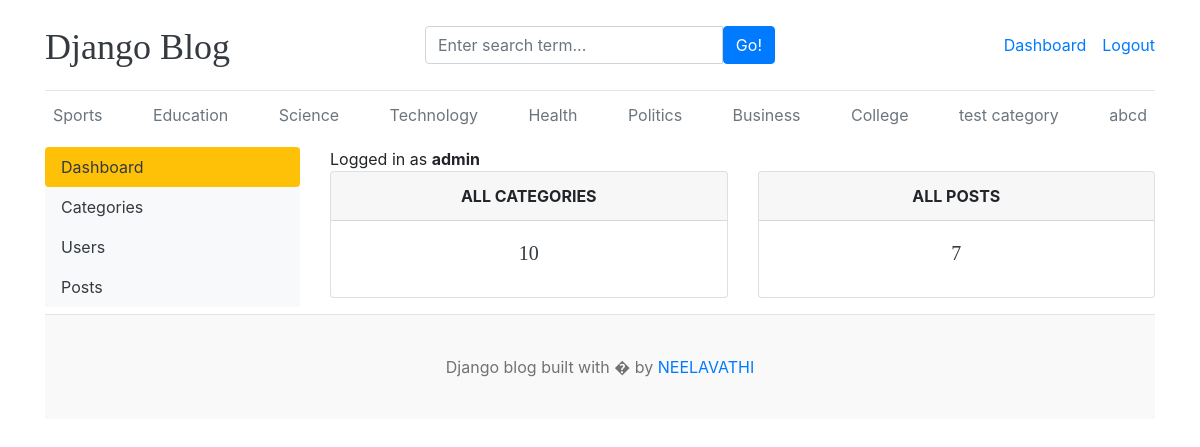
The page /dashboard/ (signed in) on the database its author committed.
### blog/models.py (models this page shows, shortened)
class Category(models.Model):
    category_name=models.CharField(max_length=50,unique=True)
    created_at=models.DateTimeField(auto_now_add=True)
    updated_at=models.DateTimeField(auto_now=True)
    class Meta:
      verbose_name_plural='categories'

### dashboards/views.py (the view)
# urls.py: path('',views.dashboard,name='dashboard'),
@login_required(login_url='login')
def dashboard(request):
    category_count=Category.objects.all().count()
    blogs_count=Blog.objects.all().count()
    context={
        'category_count':category_count,
        'blogs_count':blogs_count,
    }
    return render(request,'dashboard/dashboard.html',context)

### blog/context_processors.py (called while the page is built)
def get_categories(request):
    categories=Category.objects.all()
    return dict(categories=categories)

def get_social_links(request):
    social_links=SocialLink.objects.all()
    return dict(social_links=social_links)

### templates/dashboard/dashboard.html
{% extends 'base.html' %}
{% block content %}
  <div class="row">
    {% include 'dashboard/sidebar.html' %}
    <div class="col-md-9">
      <span>Logged in as <b>{{user}}</b></span>
      <div class="row">
        <div class="col">
          <div class="card border-default mb-3">
            <div class="card-header text-center text-uppercase font-weight-bold">All Categories</div>
            <div class="card-body text-dark">
              <h5 class="card-title text-center">{{category_count}}</h5>
            </div>
          </div>
        </div>
        <div class="col">
          <div class="card border-default mb-3">
            <div class="card-header text-center text-uppercase font-weight-bold">All Posts</div>
            <div class="card-body text-dark">
              <h5 class="card-title text-center">{{blogs_count}}</h5>
            </div>
          </div>
        </div>
      </div>
    </div>
  </div>
{% endblock %}

### templates/base.html (shortened to what this page needs)
{% load static %}
<!DOCTYPE html>
<html lang="en">
<head>
    <link href="https://getbootstrap.com/docs/4.0/dist/css/bootstrap.min.css" rel="stylesheet">
    <link href="{% static 'css/blog.css' %}" rel="stylesheet">
    <link rel="stylesheet" href="https://cdnjs.cloudflare.com/ajax/libs/font-awesome/4.7.0/css/font-awesome.min.css">
  </head>
<body>
    <div class="container">
      <header class="blog-header py-3">
        <div class="row flex-nowrap justify-content-between align-items-center">
          <div class="col-4 pt-1">
            <a class="blog-header-logo text-dark" href="/">Django Blog</a>
          </div>
          <div class="col-4">
            <form action="{% url 'search' %}" method="GET">
                <div class="input-group">
                    <input class="form-control" type="text" name="keyword" value="{{keyword}}" placeholder="Enter search term..." aria-label="Enter search term..." aria-describedby="button-search" />
                    <button type="submit" class="btn btn-primary" id="button-search" type="button">Go!</button>
                </div>
            </form>
          </div>
          <div class="col-4 d-flex justify-content-end align-items-center">
            {% if not user.is_authenticated %}
            <a class="btn btn-sm btn-warning" href="{% url 'login' %}">Login</a> &nbsp;
            <a class="btn btn-sm btn-outline-secondary" href="{% url 'register' %}">Register</a>
          </div>
            {% else %}
            <span><a href="{% url 'dashboard' %}">Dashboard</a></span>
            <span><a href="{% url 'logout' %}">Logout</a></span>
            {% endif %}
        </div>
      </header>
      <div class="nav-scroller py-1 mb-2">
        <nav class="nav d-flex justify-content-between">
          {% for cat in categories %}
          <a class="p-2 text-muted" href="{% url 'posts_by_category' cat.id %}">{{cat.category_name}}</a>
          {% endfor %}
        </nav>
      </div>
{% block content %}
{% endblock  %}
<footer class="blog-footer">
    <p>Django blog built with �  by <a href="#">NEELAVATHI</a></p>
  </footer>
  </body>
  </html>

### project1/static/css/blog.css (style rules this page uses)
.blog-header { border-bottom: 1px solid #e5e5e5; }
.blog-header-logo { font-family: "Playfair Display", Georgia, "Times New Roman", serif; font-size: 2.25rem; }
h1, h2, h3, h4, h5, h6 { font-family: "Playfair Display", Georgia, "Times New Roman", serif; }
.blog-footer { padding: 2.5rem 0; color: #727272; text-align: center; background-color: #f9f9f9; border-top: .05rem solid #e5e5e5; }
.blog-footer p:last-child { margin-bottom: 0; }

### rows shown on the page
Category: category_name "Sports"
Category: category_name "Education"
Category: category_name "Science"
Category: category_name "Technology"
Category: category_name "Health"
Category: category_name "Politics"
Category: category_name "Business"
Category: category_name "College"
Category: category_name "test category"
Category: category_name "abcd"

### other values the page prints
{{ user }} "admin"
{{ category_count }} "10"
{{ blogs_count }} "7"
